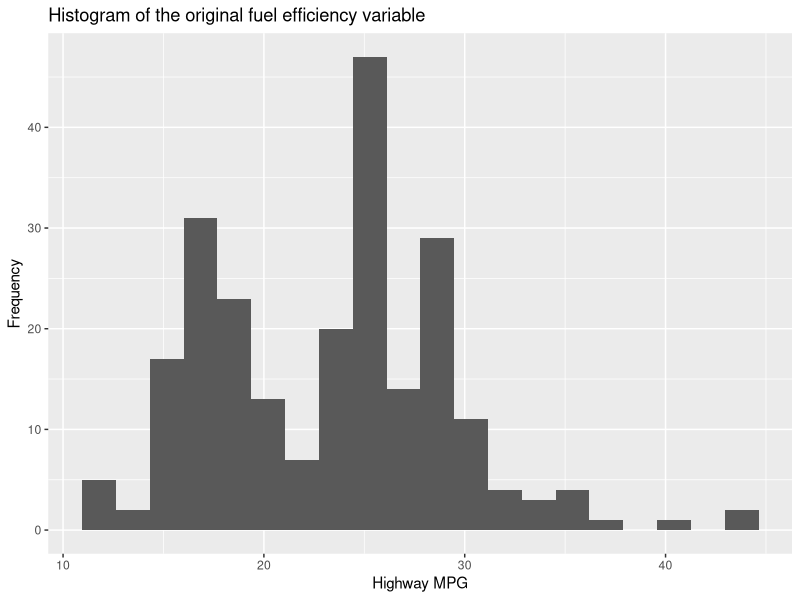
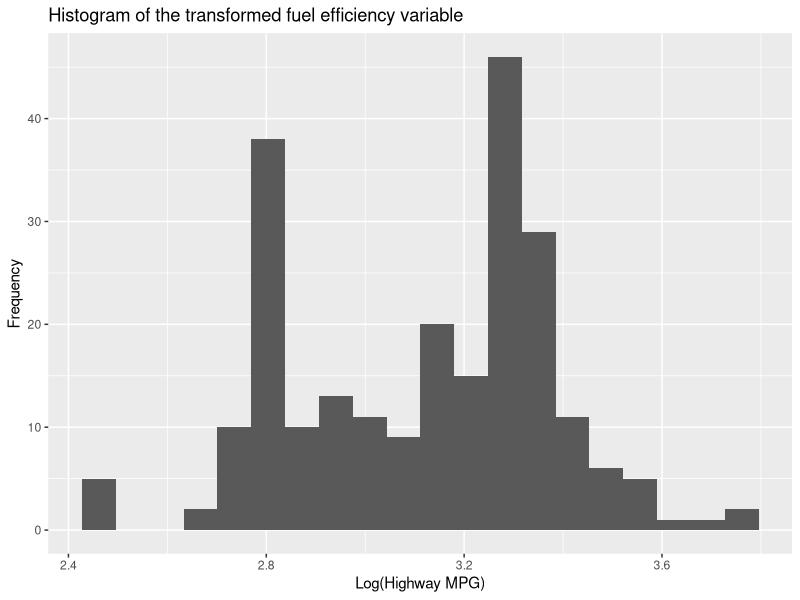
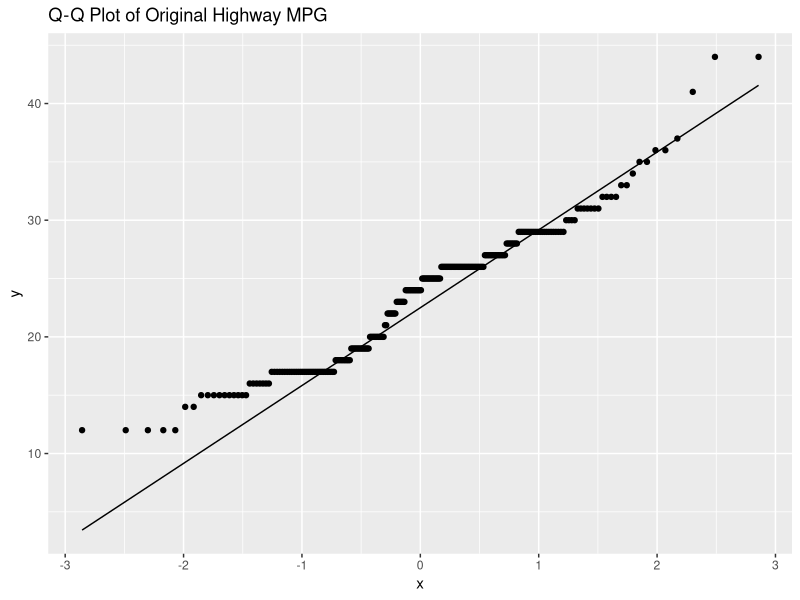
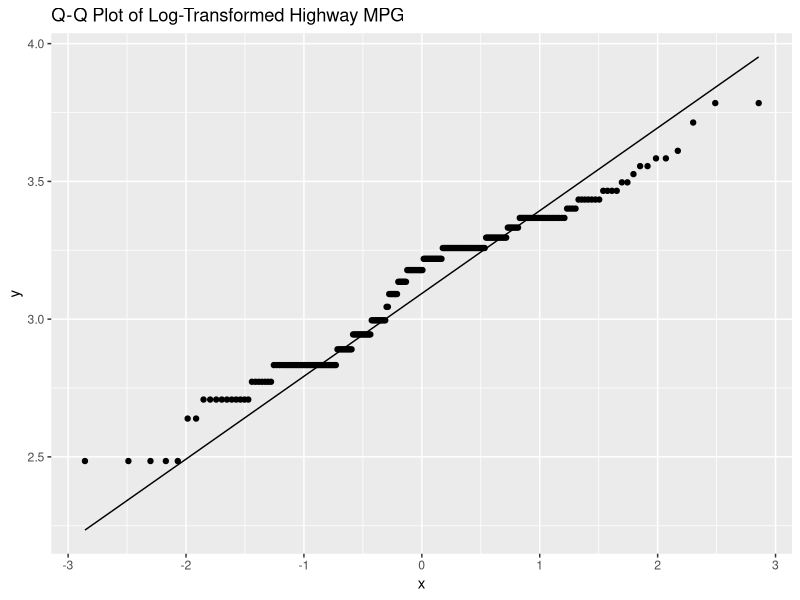

Reproduce these figures in R, in order.
## ---- chunk 1
library(tidyverse)
library(knitr)
library(ggplot2)
## ---- chunk 2
data(mpg)
## ---- chunk 3
class(mpg)
## ---- chunk 4
head(mpg)
## ---- chunk 5
mpg_wrangle <- mpg %>%
  separate(
    trans,
    into = c("transmission_type", "gears"),
    sep = "\\(",
    remove = FALSE
  ) %>%
  mutate(gears = str_remove(gears, "\\)"))

mpg_wrangle <- mpg_wrangle %>%
  mutate(
    log_hwy = log(hwy),
    sqrt_displ = sqrt(displ)
  )

mpg_wrangle %>% 
  select(trans, transmission_type, gears, log_hwy, sqrt_displ) %>% 
  head()
## ---- chunk 6
ggplot(mpg_wrangle, aes(x = hwy)) +
  geom_histogram(bins = 20) +
  labs(
    title = "Histogram of the original fuel efficiency variable",
    x = "Highway MPG",
    y = "Frequency"
  )
## ---- chunk 7
ggplot(mpg_wrangle, aes(x = log_hwy)) +
  geom_histogram(bins = 20) +
  labs(
    title = "Histogram of the transformed fuel efficiency variable",
    x = "Log(Highway MPG)",
    y = "Frequency"
  )
## ---- chunk 8
ggplot(mpg_wrangle, aes(sample = hwy)) +
  stat_qq() +
  stat_qq_line() +
  labs(title = "Q-Q Plot of Original Highway MPG")
## ---- chunk 9
ggplot(mpg_wrangle, aes(sample = log_hwy)) +
  stat_qq() +
  stat_qq_line() +
  labs(title = "Q-Q Plot of Log-Transformed Highway MPG")
